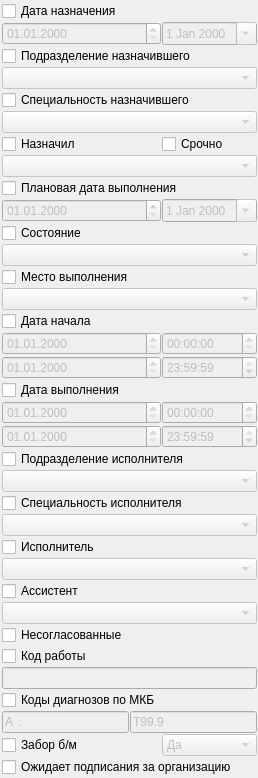
                <widget class="QWidget" name="scrollAreaWidgetContents_5">
                 <property name="geometry">
                  <rect>
                   <x>0</x>
                   <y>0</y>
                   <width>233</width>
                   <height>691</height>
                  </rect>
                 </property>
                 <layout class="QGridLayout" name="gridLayout_8">
                  <property name="leftMargin">
                   <number>2</number>
                  </property>
                  <property name="topMargin">
                   <number>1</number>
                  </property>
                  <property name="rightMargin">
                   <number>1</number>
                  </property>
                  <property name="bottomMargin">
                   <number>1</number>
                  </property>
                  <property name="spacing">
                   <number>1</number>
                  </property>
                  <item row="14" column="0">
                   <widget class="QCheckBox" name="chkFilterActionOrg">
                    <property name="text">
                     <string>Место выполнения</string>
                    </property>
                   </widget>
                  </item>
                  <item row="11" column="1">
                   <widget class="CDateEdit" name="edtFilterActionEndPlannedEndDate">
                    <property name="enabled">
                     <bool>false</bool>
                    </property>
                    <property name="calendarPopup">
                     <bool>true</bool>
                    </property>
                   </widget>
                  </item>
                  <item row="2" column="0" colspan="2">
                   <widget class="QCheckBox" name="chkFilterActionSetOrgStructure">
                    <property name="text">
                     <string>Подразделение назначившего</string>
                    </property>
                   </widget>
                  </item>
                  <item row="7" column="0" colspan="2">
                   <widget class="CPersonComboBoxEx" name="cmbFilterActionSetPerson">
                    <property name="enabled">
                     <bool>false</bool>
                    </property>
                   </widget>
                  </item>
                  <item row="30" column="0" colspan="2">
                   <widget class="QCheckBox" name="chkFilterActionAssistant">
                    <property name="text">
                     <string>Ассистент</string>
                    </property>
                   </widget>
                  </item>
                  <item row="23" column="1">
                   <widget class="QTimeEdit" name="edtFilterActionEndExecTime">
                    <property name="enabled">
                     <bool>false</bool>
                    </property>
                    <property name="time">
                     <time>
                      <hour>23</hour>
                      <minute>59</minute>
                      <second>59</second>
                     </time>
                    </property>
                   </widget>
                  </item>
                  <item row="13" column="0" colspan="2">
                   <widget class="CActionStatusComboBox" name="cmbFilterActionStatus">
                    <property name="enabled">
                     <bool>false</bool>
                    </property>
                   </widget>
                  </item>
                  <item row="10" column="0" colspan="2">
                   <widget class="QCheckBox" name="chkFilterActionPlannedEndDate">
                    <property name="text">
                     <string>Плановая дата выполнения</string>
                    </property>
                   </widget>
                  </item>
                  <item row="6" column="0">
                   <widget class="QCheckBox" name="chkFilterActionSetPerson">
                    <property name="text">
                     <string>Назначил</string>
                    </property>
                   </widget>
                  </item>
                  <item row="32" column="0" colspan="2">
                   <widget class="QCheckBox" name="chkFilterActionUncoordinated">
                    <property name="text">
                     <string>Несогласованные</string>
                    </property>
                   </widget>
                  </item>
                  <item row="33" column="0" colspan="2">
                   <widget class="QCheckBox" name="chkFilterActionJobTicketId">
                    <property name="text">
                     <string>Код работы</string>
                    </property>
                   </widget>
                  </item>
                  <item row="0" column="0" colspan="2">
                   <widget class="QCheckBox" name="chkFilterActionSetDate">
                    <property name="text">
                     <string>Дата назначения</string>
                    </property>
                   </widget>
                  </item>
                  <item row="12" column="0" colspan="2">
                   <widget class="QCheckBox" name="chkFilterActionStatus">
                    <property name="text">
                     <string>Состояние</string>
                    </property>
                   </widget>
                  </item>
                  <item row="6" column="1">
                   <widget class="QCheckBox" name="chkFilterActionIsUrgent">
                    <property name="text">
                     <string>Срочно</string>
                    </property>
                   </widget>
                  </item>
                  <item row="22" column="1">
                   <widget class="QTimeEdit" name="edtFilterActionBegExecTime">
                    <property name="enabled">
                     <bool>false</bool>
                    </property>
                   </widget>
                  </item>
                  <item row="22" column="0">
                   <widget class="CDateEdit" name="edtFilterActionBegExecDate">
                    <property name="enabled">
                     <bool>false</bool>
                    </property>
                    <property name="sizePolicy">
                     <sizepolicy hsizetype="Minimum" vsizetype="Fixed">
                      <horstretch>0</horstretch>
                      <verstretch>0</verstretch>
                     </sizepolicy>
                    </property>
                    <property name="displayFormat">
                     <string>dd.MM.yyyy</string>
                    </property>
                    <property name="calendarPopup">
                     <bool>false</bool>
                    </property>
                   </widget>
                  </item>
                  <item row="34" column="0" colspan="2">
                   <widget class="QLineEdit" name="edtFilterActionJobTicketId">
                    <property name="enabled">
                     <bool>false</bool>
                    </property>
                    <property name="maxLength">
                     <number>9</number>
                    </property>
                   </widget>
                  </item>
                  <item row="23" column="0">
                   <widget class="CDateEdit" name="edtFilterActionEndExecDate">
                    <property name="enabled">
                     <bool>false</bool>
                    </property>
                    <property name="displayFormat">
                     <string>dd.MM.yyyy</string>
                    </property>
                    <property name="calendarPopup">
                     <bool>false</bool>
                    </property>
                   </widget>
                  </item>
                  <item row="25" column="0" colspan="2">
                   <widget class="COrgStructureComboBox" name="cmbFilterActionExecSetOrgStructure">
                    <property name="enabled">
                     <bool>false</bool>
                    </property>
                   </widget>
                  </item>
                  <item row="11" column="0">
                   <widget class="CDateEdit" name="edtFilterActionBegPlannedEndDate">
                    <property name="enabled">
                     <bool>false</bool>
                    </property>
                    <property name="sizePolicy">
                     <sizepolicy hsizetype="Ignored" vsizetype="Ignored">
                      <horstretch>0</horstretch>
                      <verstretch>0</verstretch>
                     </sizepolicy>
                    </property>
                    <property name="displayFormat">
                     <string>dd.MM.yyyy</string>
                    </property>
                    <property name="calendarPopup">
                     <bool>false</bool>
                    </property>
                   </widget>
                  </item>
                  <item row="24" column="0" colspan="2">
                   <widget class="QCheckBox" name="chkFilterActionExecSetOrgStructure">
                    <property name="text">
                     <string>Подразделение исполнителя</string>
                    </property>
                   </widget>
                  </item>
                  <item row="1" column="0">
                   <widget class="CDateEdit" name="edtFilterActionBegSetDate">
                    <property name="enabled">
                     <bool>false</bool>
                    </property>
                    <property name="sizePolicy">
                     <sizepolicy hsizetype="Ignored" vsizetype="Ignored">
                      <horstretch>0</horstretch>
                      <verstretch>0</verstretch>
                     </sizepolicy>
                    </property>
                    <property name="minimumSize">
                     <size>
                      <width>0</width>
                      <height>0</height>
                     </size>
                    </property>
                    <property name="maximumSize">
                     <size>
                      <width>16777215</width>
                      <height>16777215</height>
                     </size>
                    </property>
                    <property name="displayFormat">
                     <string>dd.MM.yyyy</string>
                    </property>
                    <property name="calendarPopup">
                     <bool>false</bool>
                    </property>
                   </widget>
                  </item>
                  <item row="4" column="0" colspan="2">
                   <widget class="QCheckBox" name="chkFilterActionSetSpeciality">
                    <property name="text">
                     <string>Специальность назначившего</string>
                    </property>
                   </widget>
                  </item>
                  <item row="41" column="0">
                   <spacer name="verticalSpacer_5">
                    <property name="orientation">
                     <enum>Qt::Vertical</enum>
                    </property>
                    <property name="sizeHint" stdset="0">
                     <size>
                      <width>20</width>
                      <height>40</height>
                     </size>
                    </property>
                   </spacer>
                  </item>
                  <item row="29" column="0" colspan="2">
                   <widget class="CPersonComboBoxEx" name="cmbFilterActionExecSetPerson">
                    <property name="enabled">
                     <bool>false</bool>
                    </property>
                   </widget>
                  </item>
                  <item row="5" column="0" colspan="2">
                   <widget class="CRBComboBox" name="cmbFilterActionSetSpeciality">
                    <property name="enabled">
                     <bool>false</bool>
                    </property>
                   </widget>
                  </item>
                  <item row="28" column="0" colspan="2">
                   <widget class="QCheckBox" name="chkFilterActionExecSetPerson">
                    <property name="text">
                     <string>Исполнитель </string>
                    </property>
                   </widget>
                  </item>
                  <item row="31" column="0" colspan="2">
                   <widget class="CPersonComboBoxEx" name="cmbFilterActionAssistant">
                    <property name="enabled">
                     <bool>false</bool>
                    </property>
                   </widget>
                  </item>
                  <item row="27" column="0" colspan="2">
                   <widget class="CRBComboBox" name="cmbFilterActionExecSetSpeciality">
                    <property name="enabled">
                     <bool>false</bool>
                    </property>
                   </widget>
                  </item>
                  <item row="26" column="0" colspan="2">
                   <widget class="QCheckBox" name="chkFilterActionExecSetSpeciality">
                    <property name="text">
                     <string>Специальность исполнителя</string>
                    </property>
                   </widget>
                  </item>
                  <item row="1" column="1">
                   <widget class="CDateEdit" name="edtFilterActionEndSetDate">
                    <property name="enabled">
                     <bool>false</bool>
                    </property>
                    <property name="minimumSize">
                     <size>
                      <width>0</width>
                      <height>0</height>
                     </size>
                    </property>
                    <property name="maximumSize">
                     <size>
                      <width>16777215</width>
                      <height>16777215</height>
                     </size>
                    </property>
                    <property name="calendarPopup">
                     <bool>true</bool>
                    </property>
                   </widget>
                  </item>
                  <item row="3" column="0" colspan="2">
                   <widget class="COrgStructureComboBox" name="cmbFilterActionSetOrgStructure">
                    <property name="enabled">
                     <bool>false</bool>
                    </property>
                   </widget>
                  </item>
                  <item row="35" column="0" colspan="2">
                   <layout class="QHBoxLayout" name="horizontalLayout_14">
                    <property name="spacing">
                     <number>0</number>
                    </property>
                   </layout>
                  </item>
                  <item row="37" column="0" colspan="2">
                   <layout class="QGridLayout" name="gridLayout_30">
                    <item row="2" column="0">
                     <widget class="QLineEdit" name="edtFilterActionMKBFrom">
                      <property name="enabled">
                       <bool>false</bool>
                      </property>
                      <property name="inputMask">
                       <string>a00.00; </string>
                      </property>
                      <property name="text">
                       <string>A.</string>
                      </property>
                     </widget>
                    </item>
                    <item row="2" column="1">
                     <widget class="QLineEdit" name="edtFilterActionMKBTo">
                      <property name="enabled">
                       <bool>false</bool>
                      </property>
                      <property name="inputMask">
                       <string>a00.00; </string>
                      </property>
                      <property name="text">
                       <string>T99.9</string>
                      </property>
                     </widget>
                    </item>
                   </layout>
                  </item>
                  <item row="38" column="0">
                   <widget class="QCheckBox" name="chkFilterActionTakenTissueJournal">
                    <property name="text">
                     <string>Забор б/м</string>
                    </property>
                   </widget>
                  </item>
                  <item row="38" column="1">
                   <widget class="QComboBox" name="cmbFilterActionTakenTissueJournal">
                    <property name="enabled">
                     <bool>false</bool>
                    </property>
                    <item>
                     <property name="text">
                      <string>Да</string>
                     </property>
                    </item>
                    <item>
                     <property name="text">
                      <string>Нет</string>
                     </property>
                    </item>
                   </widget>
                  </item>
                  <item row="36" column="0">
                   <widget class="QCheckBox" name="chkFilterActionMKB">
                    <property name="text">
                     <string>Коды диагнозов по МКБ</string>
                    </property>
                   </widget>
                  </item>
                  <item row="15" column="0" colspan="2">
                   <widget class="CPolyclinicComboBox" name="cmbFilterActionOrg">
                    <property name="enabled">
                     <bool>false</bool>
                    </property>
                   </widget>
                  </item>
                  <item row="39" column="0" colspan="2">
                   <widget class="QCheckBox" name="chkFilterActionAwaitingSigningForOrganisation">
                    <property name="text">
                     <string>Ожидает подписания за организацию</string>
                    </property>
                   </widget>
                  </item>
                  <item row="17" column="0">
                   <widget class="QCheckBox" name="chkFilterActionBegDate">
                    <property name="text">
                     <string>Дата начала</string>
                    </property>
                   </widget>
                  </item>
                  <item row="21" column="0">
                   <widget class="QCheckBox" name="chkFilterActionExecDate">
                    <property name="text">
                     <string>Дата выполнения</string>
                    </property>
                   </widget>
                  </item>
                  <item row="18" column="0">
                   <widget class="CDateEdit" name="edtFilterActionBegBegDate">
                    <property name="enabled">
                     <bool>false</bool>
                    </property>
                    <property name="sizePolicy">
                     <sizepolicy hsizetype="Minimum" vsizetype="Fixed">
                      <horstretch>0</horstretch>
                      <verstretch>0</verstretch>
                     </sizepolicy>
                    </property>
                    <property name="displayFormat">
                     <string>dd.MM.yyyy</string>
                    </property>
                    <property name="calendarPopup">
                     <bool>false</bool>
                    </property>
                   </widget>
                  </item>
                  <item row="19" column="1">
                   <widget class="QTimeEdit" name="edtFilterActionEndBegTime">
                    <property name="enabled">
                     <bool>false</bool>
                    </property>
                    <property name="time">
                     <time>
                      <hour>23</hour>
                      <minute>59</minute>
                      <second>59</second>
                     </time>
                    </property>
                   </widget>
                  </item>
                  <item row="19" column="0">
                   <widget class="CDateEdit" name="edtFilterActionEndBegDate">
                    <property name="enabled">
                     <bool>false</bool>
                    </property>
                    <property name="displayFormat">
                     <string>dd.MM.yyyy</string>
                    </property>
                    <property name="calendarPopup">
                     <bool>false</bool>
                    </property>
                   </widget>
                  </item>
                  <item row="18" column="1">
                   <widget class="QTimeEdit" name="edtFilterActionBegBegTime">
                    <property name="enabled">
                     <bool>false</bool>
                    </property>
                   </widget>
                  </item>
                 </layout>
                </widget>
